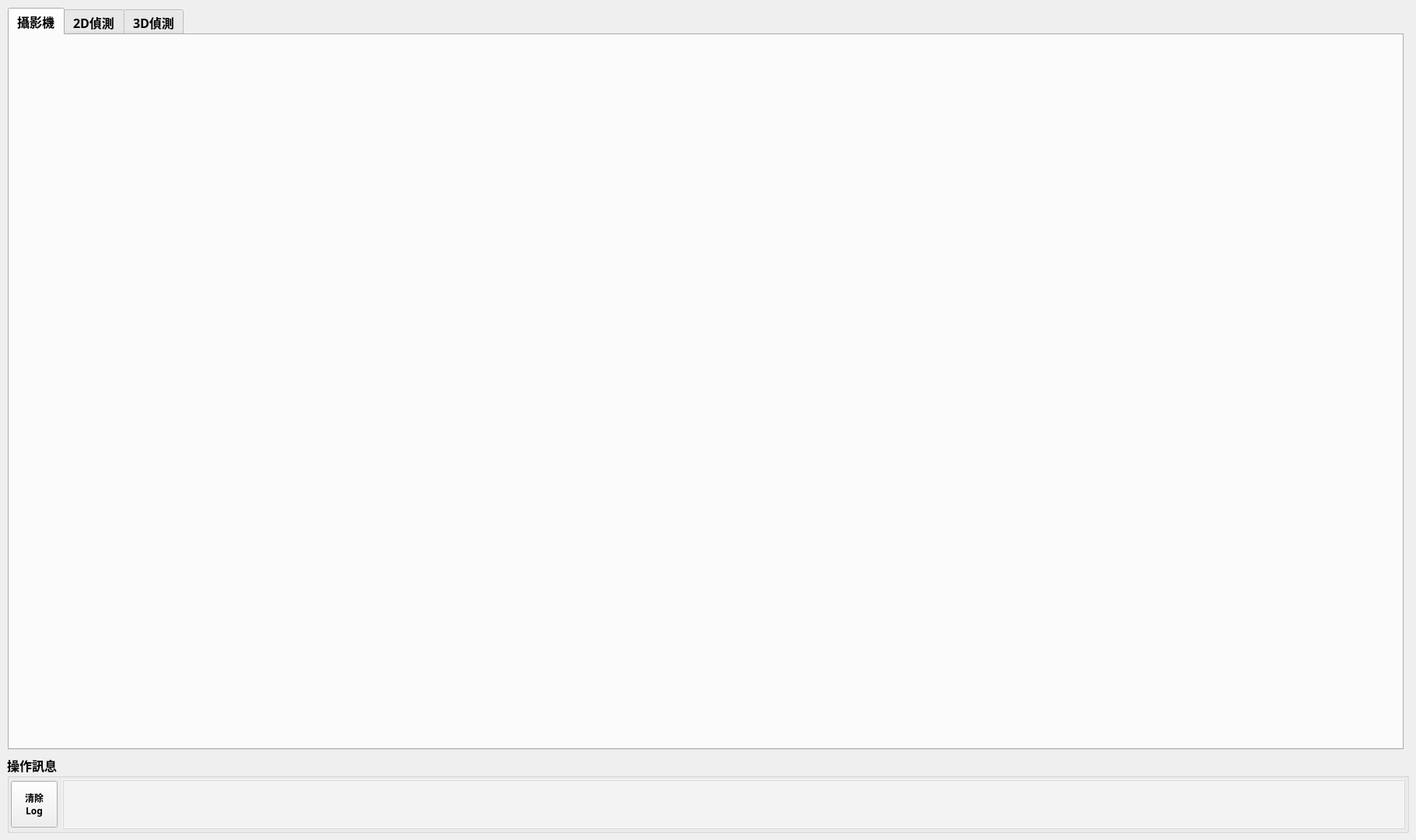
<?xml version="1.0" encoding="UTF-8"?>
<ui version="4.0">
 <class>MainWindow</class>
 <widget class="QMainWindow" name="MainWindow">
  <property name="geometry">
   <rect>
    <x>0</x>
    <y>0</y>
    <width>1820</width>
    <height>1080</height>
   </rect>
  </property>
  <property name="windowTitle">
   <string>MainWindow</string>
  </property>
  <widget class="QWidget" name="centralwidget">
   <layout class="QGridLayout" name="gridLayout_3">
    <item row="2" column="0" colspan="2">
     <widget class="QGroupBox" name="groupBox_2">
      <property name="maximumSize">
       <size>
        <width>16777215</width>
        <height>100</height>
       </size>
      </property>
      <property name="font">
       <font>
        <family>微軟正黑體</family>
        <pointsize>12</pointsize>
        <weight>75</weight>
        <bold>true</bold>
       </font>
      </property>
      <property name="title">
       <string>操作訊息</string>
      </property>
      <layout class="QHBoxLayout" name="horizontalLayout">
       <property name="leftMargin">
        <number>2</number>
       </property>
       <property name="topMargin">
        <number>2</number>
       </property>
       <property name="rightMargin">
        <number>2</number>
       </property>
       <property name="bottomMargin">
        <number>2</number>
       </property>
       <item>
        <widget class="QPushButton" name="clear_message_btn">
         <property name="minimumSize">
          <size>
           <width>60</width>
           <height>60</height>
          </size>
         </property>
         <property name="maximumSize">
          <size>
           <width>60</width>
           <height>60</height>
          </size>
         </property>
         <property name="font">
          <font>
           <pointsize>9</pointsize>
           <italic>false</italic>
          </font>
         </property>
         <property name="text">
          <string>清除
Log</string>
         </property>
         <property name="default">
          <bool>false</bool>
         </property>
         <property name="flat">
          <bool>false</bool>
         </property>
        </widget>
       </item>
       <item>
        <widget class="QTextEdit" name="message_box">
         <property name="maximumSize">
          <size>
           <width>16777215</width>
           <height>16777215</height>
          </size>
         </property>
         <property name="font">
          <font>
           <family>微軟正黑體</family>
           <pointsize>10</pointsize>
           <weight>50</weight>
           <bold>false</bold>
          </font>
         </property>
         <property name="styleSheet">
          <string notr="true">background-color: rgba(255, 255, 255, 100);</string>
         </property>
         <property name="frameShape">
          <enum>QFrame::Box</enum>
         </property>
         <property name="frameShadow">
          <enum>QFrame::Raised</enum>
         </property>
         <property name="documentTitle">
          <string>訊息</string>
         </property>
         <property name="undoRedoEnabled">
          <bool>false</bool>
         </property>
         <property name="lineWrapMode">
          <enum>QTextEdit::WidgetWidth</enum>
         </property>
         <property name="lineWrapColumnOrWidth">
          <number>0</number>
         </property>
         <property name="readOnly">
          <bool>true</bool>
         </property>
         <property name="html">
          <string>&lt;!DOCTYPE HTML PUBLIC &quot;-//W3C//DTD HTML 4.0//EN&quot; &quot;http://www.w3.org/TR/REC-html40/strict.dtd&quot;&gt;
&lt;html&gt;&lt;head&gt;&lt;meta name=&quot;qrichtext&quot; content=&quot;1&quot; /&gt;&lt;title&gt;訊息&lt;/title&gt;&lt;style type=&quot;text/css&quot;&gt;
p, li { white-space: pre-wrap; }
&lt;/style&gt;&lt;/head&gt;&lt;body style=&quot; font-family:'微軟正黑體','微軟正黑體'; font-size:10pt; font-weight:400; font-style:normal;&quot;&gt;
&lt;p style=&quot;-qt-paragraph-type:empty; margin-top:0px; margin-bottom:0px; margin-left:0px; margin-right:0px; -qt-block-indent:0; text-indent:0px;&quot;&gt;&lt;br /&gt;&lt;/p&gt;&lt;/body&gt;&lt;/html&gt;</string>
         </property>
        </widget>
       </item>
      </layout>
     </widget>
    </item>
    <item row="1" column="0">
     <widget class="QWidget" name="widget" native="true">
      <property name="maximumSize">
       <size>
        <width>16777215</width>
        <height>16777215</height>
       </size>
      </property>
      <layout class="QVBoxLayout" name="verticalLayout_8">
       <property name="leftMargin">
        <number>1</number>
       </property>
       <property name="topMargin">
        <number>1</number>
       </property>
       <property name="rightMargin">
        <number>1</number>
       </property>
       <property name="bottomMargin">
        <number>1</number>
       </property>
       <item>
        <widget class="QTabWidget" name="op_tab">
         <property name="minimumSize">
          <size>
           <width>0</width>
           <height>0</height>
          </size>
         </property>
         <property name="maximumSize">
          <size>
           <width>16777215</width>
           <height>16777215</height>
          </size>
         </property>
         <property name="font">
          <font>
           <family>微軟正黑體</family>
           <pointsize>12</pointsize>
           <weight>75</weight>
           <bold>true</bold>
          </font>
         </property>
         <property name="layoutDirection">
          <enum>Qt::LeftToRight</enum>
         </property>
         <property name="tabPosition">
          <enum>QTabWidget::North</enum>
         </property>
         <property name="tabShape">
          <enum>QTabWidget::Rounded</enum>
         </property>
         <property name="currentIndex">
          <number>0</number>
         </property>
         <widget class="QWidget" name="camera_tab">
          <attribute name="title">
           <string>攝影機</string>
          </attribute>
          <layout class="QGridLayout" name="gridLayout">
           <property name="leftMargin">
            <number>4</number>
           </property>
           <property name="topMargin">
            <number>4</number>
           </property>
           <property name="rightMargin">
            <number>4</number>
           </property>
           <property name="bottomMargin">
            <number>4</number>
           </property>
          </layout>
         </widget>
         <widget class="QWidget" name="pose2d_tab">
          <attribute name="title">
           <string>2D偵測</string>
          </attribute>
          <layout class="QGridLayout" name="gridLayout_2">
           <property name="leftMargin">
            <number>4</number>
           </property>
           <property name="topMargin">
            <number>4</number>
           </property>
           <property name="rightMargin">
            <number>4</number>
           </property>
           <property name="bottomMargin">
            <number>4</number>
           </property>
          </layout>
         </widget>
         <widget class="QWidget" name="pose3d_tab">
          <attribute name="title">
           <string>3D偵測</string>
          </attribute>
          <layout class="QHBoxLayout" name="horizontalLayout_5">
           <property name="leftMargin">
            <number>4</number>
           </property>
           <property name="topMargin">
            <number>4</number>
           </property>
           <property name="rightMargin">
            <number>4</number>
           </property>
           <property name="bottomMargin">
            <number>4</number>
           </property>
          </layout>
         </widget>
        </widget>
       </item>
      </layout>
     </widget>
    </item>
   </layout>
  </widget>
 </widget>
 <resources/>
 <connections/>
</ui>
